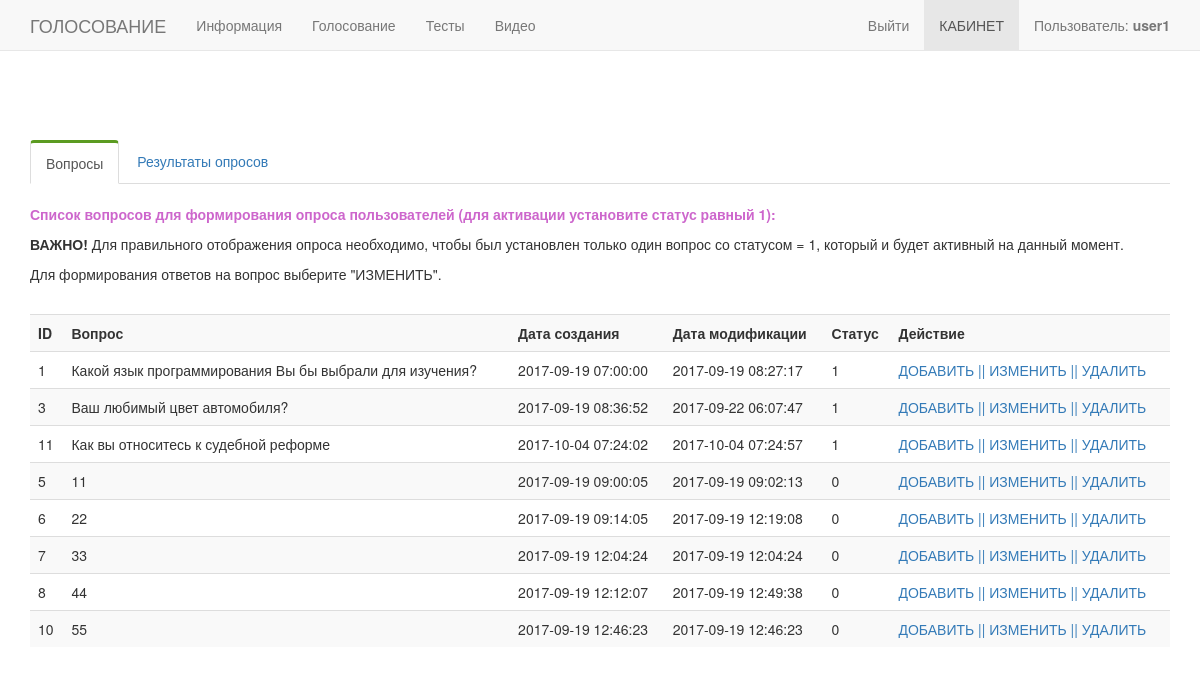
/page/options_oprosy.php (signed in), run on the app's committed database.
### tables this page shows
CREATE TABLE `questions_opros` (
  `id` int(11) NOT NULL,
  `question` varchar(255) NOT NULL,
  `date_created` timestamp NOT NULL DEFAULT CURRENT_TIMESTAMP,
  `date_modification` timestamp NOT NULL DEFAULT CURRENT_TIMESTAMP ON UPDATE CURRENT_TIMESTAMP,
  `active` tinyint(1) NOT NULL DEFAULT '0'
);

### page/options_oprosy.php (the view, shortened to what this page needs)
<?php
include_once '../connect.php';
include_once '../lib/myFunction.php';
if (!isset($_SESSION['USER_LOGIN_IN']) or $_SESSION['USER_LOGIN_IN'] =0 ) {
	MessageSend(1, 'Требуется регистрация пользователя.');
} elseif (isset($_SESSION['USER_LOGIN_IN']) && $_SESSION['USER_LOGIN_IN'] =1){
?>
<!DOCTYPE html>
<html lang="en">
  <head>
    <link href="../css/bootstrap.css" rel="stylesheet">
	<link rel="stylesheet" type="text/css" href="../style.css" />
    <link href="../css/navbar-fixed-top.css" rel="stylesheet">
  </head>
  <body>
    <div class="navbar navbar-default navbar-fixed-top" role="navigation">
      <div class="container">
        <div class="navbar-header">
          <a class="navbar-brand" href="../index.php">ГОЛОСОВАНИЕ</a>
        </div>
        <div class="navbar-collapse collapse">
			<?php
			if($_SESSION['USER_ACCESS'] == 0){
				include 'menu_user0.php';
			} elseif($_SESSION['USER_ACCESS'] == 3){
				include 'menu_user3.php';
			} else{
				include 'menu.php';
			}
			?>
        </div>
      </div>
    </div>
<div class = "container">
<br>
	<div class = "row">
		<div class="col-md-12">
			<div class = "tabs">
				<ul class="nav nav-tabs">
				  <li class="active"><a href="#opt1" data-toggle="tab">Вопросы</a></li>
				  <li><a href="#opt2" data-toggle="tab">Результаты опросов</a></li>
				</ul>
				<div class="tab-content">
					<div class="tab-pane active" id="opt1">
						<div class = "row">
		<div class="col-md-12">
			<br>
			<p><b style="color: #cd66cc;">Список вопросов для формирования опроса пользователей (для активации установите статус равный 1):</b></p>
			<p><b>ВАЖНО!</b> Для правильного отображения опроса необходимо, чтобы был установлен только один вопрос со статусом = 1, который и будет активный на данный момент.</p>
			<p>Для формирования ответов на вопрос выберите "ИЗМЕНИТЬ".</p>
			<br>
			<table class="table table-striped">
				<tbody>
					<tr>
						<th>ID</th>
						<th>Вопрос</th>
						<th>Дата создания</th>
						<th>Дата модификации</th>
						<th>Статус</th>
						<th>Действие</th>
					</tr>
				<?php
					$result = mysqli_query($db, 'SELECT * FROM `questions_opros` ORDER BY `active` DESC LIMIT 50');
					if (isset($result)) {
					while($row = mysqli_fetch_assoc($result)) {
					echo '<tr>';
						echo '<td>' . $row['id'] . '</td>';
						echo '<td>' . $row['question'] . '</td>';
						echo '<td>' . $row['date_created'] . '</td>';
						echo '<td>' . $row['date_modification'] . '</td>';
						echo '<td>' . $row['active'] . '</td>';
						echo "<td><a href='add_question_opros.php'>ДОБАВИТЬ   ||</a> <a href='edit_question_opros.php?action=edit&id={$row['id']} '>ИЗМЕНИТЬ   ||</a><a href='options_oprosy.php?page=options_oprosy&action=delete&id={$row['id']}' onClick='return areYuoSure();'> УДАЛИТЬ</a></td>";
					}
					}
				?>
					</tr>
				</tbody>
			</table>
		</div>
	</div>
					</div>
				</div>
			</div>
		</div>
	</div>
</div>
  </body>
</html>
<?php } ?>

### style.css (style rules this page uses)
body { margin:0px; padding:0px; }
.nav-tabs > li.active > a, .nav-tabs > li.active > a:hover, .nav-tabs > li.active > a:focus { color: #555; cursor: default; background-color: #fff; border: 1px solid #ddd; border-top: 3px solid #5b9b21; border-bottom-color: transparent; }
p { margin: 0 0 10px; }

### css/navbar-fixed-top.css (style rules this page uses)
body { min-height: 2000px; padding-top: 120px; }

### data on the page
questions_opros: id "1", question "Какой язык программирования Вы бы выбрали для изучения?", date_created "2017-09-19 07:00:00", date_modification "2017-09-19 08:27:17", active "1"
questions_opros: id "3", question "Ваш любимый цвет автомобиля?", date_created "2017-09-19 08:36:52", date_modification "2017-09-22 06:07:47", active "1"
questions_opros: id "11", question "Как вы относитесь к судебной реформе", date_created "2017-10-04 07:24:02", date_modification "2017-10-04 07:24:57", active "1"
questions_opros: id "5", question "11", date_created "2017-09-19 09:00:05", date_modification "2017-09-19 09:02:13", active "0"
questions_opros: id "6", question "22", date_created "2017-09-19 09:14:05", date_modification "2017-09-19 12:19:08", active "0"
questions_opros: id "7", question "33", date_created "2017-09-19 12:04:24", date_modification "2017-09-19 12:04:24", active "0"
questions_opros: id "8", question "44", date_created "2017-09-19 12:12:07", date_modification "2017-09-19 12:49:38", active "0"
questions_opros: id "10", question "55", date_created "2017-09-19 12:46:23", date_modification "2017-09-19 12:46:23", active "0"

### other printed values
$_SESSION['USER_NAME'] "user1"
